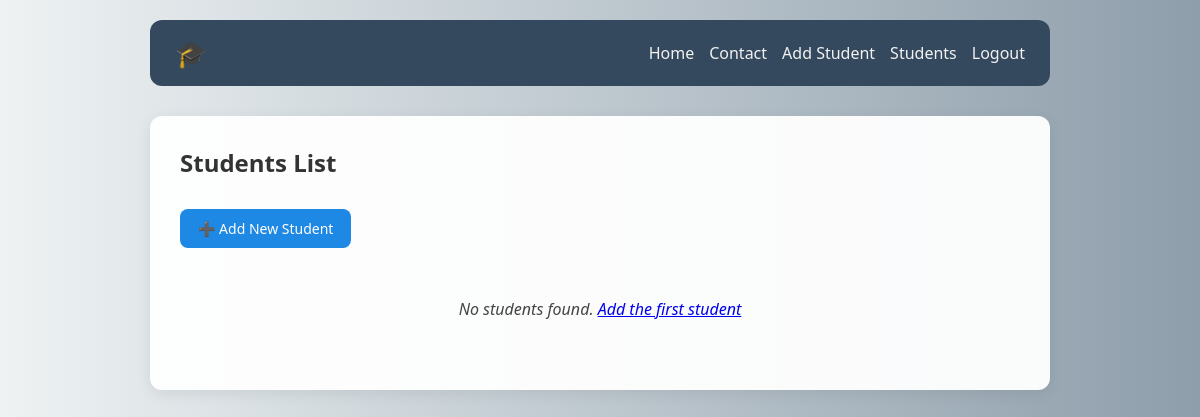
The app's page /students/, older data.
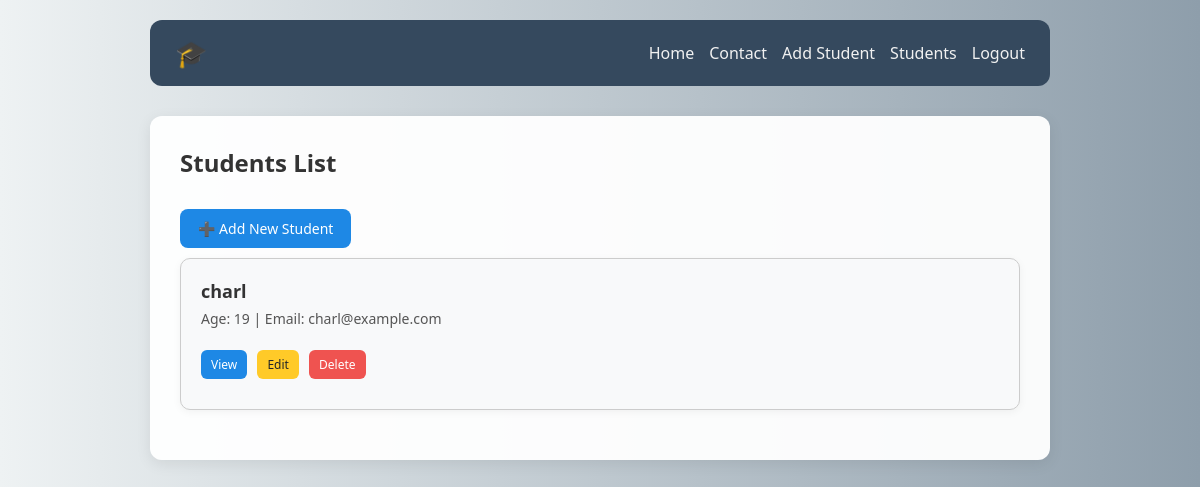
The same page, newer data.
### myapp/models.py (models this page shows, shortened)
class Student(models.Model):
    name = models.CharField(max_length=100)
    age = models.IntegerField()
    email = models.EmailField(unique=True)

### myapp/views.py (the view)
# urls.py: path('students/', views.students_list, name='students_list'),
def students_list(request):
    students = Student.objects.all()
    return render(request, 'students_list.html', {'students': students})

### myapp/templates/students_list.html (shortened to what this page needs)
{% load static %}
<!DOCTYPE html>
<html>
<head>
     <link rel="stylesheet" href="{% static 'styles/students_list.css' %}">
</head>
<body>
    <div class="container">
        <div class="header">
            <h1>🎓</h1>
            <div class="nav-links">
                <a href="{% url 'home' %}">Home</a>
                <a href="{% url 'contact' %}">Contact</a>
                <a href="{% url 'create_student' %}">Add Student</a>
                <a href="{% url 'students_list' %}">Students</a>
                <a href="{% url 'logout' %}">Logout</a>
            </div>
        </div>
        <div class="content">
            <h2>Students List</h2>
            <a href="{% url 'create_student' %}" class="btn">➕ Add New Student</a>
            {% if students %}
                {% for student in students %}
                    <div class="student-card">
                        <div class="student-name">{{ student.name }}</div>
                        <div class="student-info">
                            Age: {{ student.age }} | Email: {{ student.email }}
                        </div>
                        <div class="action-buttons" style="margin-top: 12px;">
                            <a href="{% url 'student_detail' student.id %}" class="btn">View</a>
                            <a href="{% url 'edit_student' student.id %}" class="btn btn-warning">Edit</a>
                            <a href="{% url 'delete_student' student.id %}" class="btn btn-danger">Delete</a>
                        </div>
                    </div>
                {% endfor %}
            {% else %}
                <div class="no-students">
                    No students found. <a href="{% url 'create_student' %}">Add the first student</a>
                </div>
            {% endif %}
        </div>
    </div>
</body>
</html>

### myapp/static/styles/students_list.css (style rules this page uses)
body { font-family: 'Segoe UI', sans-serif; background: linear-gradient(to right, #eef2f3, #8e9eab); margin: 0; padding: 0; color: #333; }
.container { max-width: 900px; margin: 0 auto; padding: 20px; }
.header { background-color: #35495e; color: #fff; padding: 15px 25px; display: flex; justify-content: space-between; align-items: center; border-radius: 12px; }
.header h1 { margin: 0; font-size: 26px; }
.nav-links { display: flex; gap: 15px; }
.nav-links a { color: #f1f1f1; text-decoration: none; font-weight: 500; transition: color 0.3s; }
.content { margin-top: 30px; background-color: rgba(255, 255, 255, 0.95); border-radius: 12px; padding: 30px; box-shadow: 0 4px 15px rgba(0, 0, 0, 0.08); }
h2 { margin-top: 0; font-size: 24px; }
.btn { background-color: #1e88e5; color: #fff; text-decoration: none; padding: 10px 18px; font-size: 14px; border-radius: 8px; display: inline-block; margin: 10px 0; transition: background-color 0.3s ease; }
.student-card { background-color: #f8f9fa; border: 1px solid #ccc; border-radius: 10px; padding: 20px; margin-bottom: 20px; box-shadow: 0 2px 8px rgba(0, 0, 0, 0.05); }
.student-name { font-weight: bold; font-size: 18px; margin-bottom: 6px; }
.student-info { color: #555; font-size: 14px; }
.action-buttons a { font-size: 12px; padding: 6px 10px; border-radius: 6px; margin-right: 6px; text-decoration: none; display: inline-block; }
.btn-warning { background-color: #ffca28; color: #212529; }
.btn-danger { background-color: #ef5350; color: #fff; }

Row changes from the older to the newer data that the page shows:
added Student: name "charl", age "19", email "charl@example.com"
Text that changed along with them:
text no longer shown: "No students found. Add the first student"
